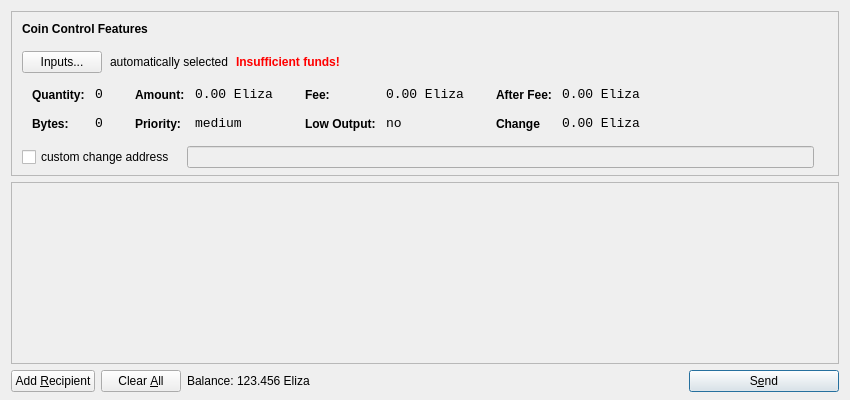
<?xml version="1.0" encoding="UTF-8"?>
<ui version="4.0">
 <class>SendCoinsDialog</class>
 <widget class="QDialog" name="SendCoinsDialog">
  <property name="geometry">
   <rect>
    <x>0</x>
    <y>0</y>
    <width>850</width>
    <height>400</height>
   </rect>
  </property>
  <property name="windowTitle">
   <string>Send Coins</string>
  </property>
  <layout class="QVBoxLayout" name="verticalLayout" stretch="0,1,0">
   <property name="bottomMargin">
    <number>8</number>
   </property>
   <item>
    <widget class="QFrame" name="frameCoinControl">
     <property name="sizePolicy">
      <sizepolicy hsizetype="Expanding" vsizetype="Expanding">
       <horstretch>0</horstretch>
       <verstretch>0</verstretch>
      </sizepolicy>
     </property>
     <property name="maximumSize">
      <size>
       <width>16777215</width>
       <height>16777215</height>
      </size>
     </property>
     <property name="frameShape">
      <enum>QFrame::StyledPanel</enum>
     </property>
     <property name="frameShadow">
      <enum>QFrame::Sunken</enum>
     </property>
     <layout class="QVBoxLayout" name="verticalLayoutCoinControl2">
      <property name="spacing">
       <number>-1</number>
      </property>
      <property name="leftMargin">
       <number>0</number>
      </property>
      <property name="topMargin">
       <number>0</number>
      </property>
      <property name="rightMargin">
       <number>0</number>
      </property>
      <property name="bottomMargin">
       <number>6</number>
      </property>
      <item>
       <layout class="QVBoxLayout" name="verticalLayoutCoinControl" stretch="0,0,0,0,1">
        <property name="spacing">
         <number>0</number>
        </property>
        <property name="leftMargin">
         <number>10</number>
        </property>
        <property name="topMargin">
         <number>10</number>
        </property>
        <item>
         <layout class="QHBoxLayout" name="horizontalLayoutCoinControl1">
          <property name="bottomMargin">
           <number>15</number>
          </property>
          <item>
           <widget class="QLabel" name="labelCoinControlFeatures">
            <property name="sizePolicy">
             <sizepolicy hsizetype="Preferred" vsizetype="Maximum">
              <horstretch>0</horstretch>
              <verstretch>0</verstretch>
             </sizepolicy>
            </property>
            <property name="font">
             <font>
              <weight>75</weight>
              <bold>true</bold>
             </font>
            </property>
            <property name="styleSheet">
             <string notr="true">font-weight:bold;</string>
            </property>
            <property name="text">
             <string>Coin Control Features</string>
            </property>
           </widget>
          </item>
         </layout>
        </item>
        <item>
         <layout class="QHBoxLayout" name="horizontalLayoutCoinControl2" stretch="0,0,0,0">
          <property name="spacing">
           <number>8</number>
          </property>
          <property name="bottomMargin">
           <number>10</number>
          </property>
          <item>
           <widget class="QPushButton" name="pushButtonCoinControl">
            <property name="styleSheet">
             <string notr="true"/>
            </property>
            <property name="text">
             <string>Inputs...</string>
            </property>
           </widget>
          </item>
          <item>
           <widget class="QLabel" name="labelCoinControlAutomaticallySelected">
            <property name="text">
             <string>automatically selected</string>
            </property>
            <property name="margin">
             <number>5</number>
            </property>
           </widget>
          </item>
          <item>
           <widget class="QLabel" name="labelCoinControlInsuffFunds">
            <property name="font">
             <font>
              <weight>75</weight>
              <bold>true</bold>
             </font>
            </property>
            <property name="styleSheet">
             <string notr="true">color:red;font-weight:bold;</string>
            </property>
            <property name="text">
             <string>Insufficient funds!</string>
            </property>
            <property name="margin">
             <number>5</number>
            </property>
           </widget>
          </item>
          <item>
           <spacer name="horizontalSpacerCoinControl">
            <property name="orientation">
             <enum>Qt::Horizontal</enum>
            </property>
            <property name="sizeHint" stdset="0">
             <size>
              <width>40</width>
              <height>1</height>
             </size>
            </property>
           </spacer>
          </item>
         </layout>
        </item>
        <item>
         <widget class="QWidget" name="widgetCoinControl" native="true">
          <property name="sizePolicy">
           <sizepolicy hsizetype="Preferred" vsizetype="Preferred">
            <horstretch>0</horstretch>
            <verstretch>0</verstretch>
           </sizepolicy>
          </property>
          <property name="minimumSize">
           <size>
            <width>0</width>
            <height>0</height>
           </size>
          </property>
          <property name="styleSheet">
           <string notr="true"/>
          </property>
          <layout class="QHBoxLayout" name="horizontalLayoutCoinControl5">
           <property name="margin">
            <number>0</number>
           </property>
           <item>
            <layout class="QHBoxLayout" name="horizontalLayoutCoinControl3" stretch="0,0,0,1">
             <property name="spacing">
              <number>20</number>
             </property>
             <property name="topMargin">
              <number>0</number>
             </property>
             <property name="bottomMargin">
              <number>10</number>
             </property>
             <item>
              <layout class="QFormLayout" name="formLayoutCoinControl1">
               <property name="horizontalSpacing">
                <number>10</number>
               </property>
               <property name="verticalSpacing">
                <number>14</number>
               </property>
               <property name="leftMargin">
                <number>10</number>
               </property>
               <property name="topMargin">
                <number>4</number>
               </property>
               <property name="rightMargin">
                <number>6</number>
               </property>
               <item row="0" column="0">
                <widget class="QLabel" name="labelCoinControlQuantityText">
                 <property name="styleSheet">
                  <string notr="true">font-weight:bold;</string>
                 </property>
                 <property name="text">
                  <string>Quantity:</string>
                 </property>
                 <property name="margin">
                  <number>0</number>
                 </property>
                </widget>
               </item>
               <item row="0" column="1">
                <widget class="QLabel" name="labelCoinControlQuantity">
                 <property name="font">
                  <font>
                   <family>Monospace</family>
                   <pointsize>10</pointsize>
                  </font>
                 </property>
                 <property name="cursor">
                  <cursorShape>IBeamCursor</cursorShape>
                 </property>
                 <property name="contextMenuPolicy">
                  <enum>Qt::ActionsContextMenu</enum>
                 </property>
                 <property name="text">
                  <string>0</string>
                 </property>
                 <property name="margin">
                  <number>0</number>
                 </property>
                 <property name="textInteractionFlags">
                  <set>Qt::LinksAccessibleByMouse|Qt::TextSelectableByKeyboard|Qt::TextSelectableByMouse</set>
                 </property>
                </widget>
               </item>
               <item row="1" column="0">
                <widget class="QLabel" name="labelCoinControlBytesText">
                 <property name="styleSheet">
                  <string notr="true">font-weight:bold;</string>
                 </property>
                 <property name="text">
                  <string>Bytes:</string>
                 </property>
                </widget>
               </item>
               <item row="1" column="1">
                <widget class="QLabel" name="labelCoinControlBytes">
                 <property name="font">
                  <font>
                   <family>Monospace</family>
                   <pointsize>10</pointsize>
                  </font>
                 </property>
                 <property name="cursor">
                  <cursorShape>IBeamCursor</cursorShape>
                 </property>
                 <property name="contextMenuPolicy">
                  <enum>Qt::ActionsContextMenu</enum>
                 </property>
                 <property name="text">
                  <string>0</string>
                 </property>
                 <property name="textInteractionFlags">
                  <set>Qt::LinksAccessibleByMouse|Qt::TextSelectableByKeyboard|Qt::TextSelectableByMouse</set>
                 </property>
                </widget>
               </item>
              </layout>
             </item>
             <item>
              <layout class="QFormLayout" name="formLayoutCoinControl2">
               <property name="horizontalSpacing">
                <number>10</number>
               </property>
               <property name="verticalSpacing">
                <number>14</number>
               </property>
               <property name="leftMargin">
                <number>6</number>
               </property>
               <property name="topMargin">
                <number>4</number>
               </property>
               <property name="rightMargin">
                <number>6</number>
               </property>
               <item row="0" column="0">
                <widget class="QLabel" name="labelCoinControlAmountText">
                 <property name="styleSheet">
                  <string notr="true">font-weight:bold;</string>
                 </property>
                 <property name="text">
                  <string>Amount:</string>
                 </property>
                 <property name="margin">
                  <number>0</number>
                 </property>
                </widget>
               </item>
               <item row="0" column="1">
                <widget class="QLabel" name="labelCoinControlAmount">
                 <property name="font">
                  <font>
                   <family>Monospace</family>
                   <pointsize>10</pointsize>
                  </font>
                 </property>
                 <property name="cursor">
                  <cursorShape>IBeamCursor</cursorShape>
                 </property>
                 <property name="contextMenuPolicy">
                  <enum>Qt::ActionsContextMenu</enum>
                 </property>
                 <property name="text">
                  <string>0.00 Eliza</string>
                 </property>
                 <property name="textInteractionFlags">
                  <set>Qt::LinksAccessibleByMouse|Qt::TextSelectableByKeyboard|Qt::TextSelectableByMouse</set>
                 </property>
                </widget>
               </item>
               <item row="1" column="0">
                <widget class="QLabel" name="labelCoinControlPriorityText">
                 <property name="styleSheet">
                  <string notr="true">font-weight:bold;</string>
                 </property>
                 <property name="text">
                  <string>Priority:</string>
                 </property>
                </widget>
               </item>
               <item row="1" column="1">
                <widget class="QLabel" name="labelCoinControlPriority">
                 <property name="font">
                  <font>
                   <family>Monospace</family>
                   <pointsize>10</pointsize>
                  </font>
                 </property>
                 <property name="cursor">
                  <cursorShape>IBeamCursor</cursorShape>
                 </property>
                 <property name="contextMenuPolicy">
                  <enum>Qt::ActionsContextMenu</enum>
                 </property>
                 <property name="text">
                  <string>medium</string>
                 </property>
                 <property name="textInteractionFlags">
                  <set>Qt::LinksAccessibleByMouse|Qt::TextSelectableByKeyboard|Qt::TextSelectableByMouse</set>
                 </property>
                </widget>
               </item>
              </layout>
             </item>
             <item>
              <layout class="QFormLayout" name="formLayoutCoinControl3">
               <property name="horizontalSpacing">
                <number>10</number>
               </property>
               <property name="verticalSpacing">
                <number>14</number>
               </property>
               <property name="leftMargin">
                <number>6</number>
               </property>
               <property name="topMargin">
                <number>4</number>
               </property>
               <property name="rightMargin">
                <number>6</number>
               </property>
               <item row="0" column="0">
                <widget class="QLabel" name="labelCoinControlFeeText">
                 <property name="styleSheet">
                  <string notr="true">font-weight:bold;</string>
                 </property>
                 <property name="text">
                  <string>Fee:</string>
                 </property>
                 <property name="margin">
                  <number>0</number>
                 </property>
                </widget>
               </item>
               <item row="0" column="1">
                <widget class="QLabel" name="labelCoinControlFee">
                 <property name="font">
                  <font>
                   <family>Monospace</family>
                   <pointsize>10</pointsize>
                  </font>
                 </property>
                 <property name="cursor">
                  <cursorShape>IBeamCursor</cursorShape>
                 </property>
                 <property name="contextMenuPolicy">
                  <enum>Qt::ActionsContextMenu</enum>
                 </property>
                 <property name="text">
                  <string>0.00 Eliza</string>
                 </property>
                 <property name="textInteractionFlags">
                  <set>Qt::LinksAccessibleByMouse|Qt::TextSelectableByKeyboard|Qt::TextSelectableByMouse</set>
                 </property>
                </widget>
               </item>
               <item row="1" column="0">
                <widget class="QLabel" name="labelCoinControlLowOutputText">
                 <property name="styleSheet">
                  <string notr="true">font-weight:bold;</string>
                 </property>
                 <property name="text">
                  <string>Low Output:</string>
                 </property>
                </widget>
               </item>
               <item row="1" column="1">
                <widget class="QLabel" name="labelCoinControlLowOutput">
                 <property name="font">
                  <font>
                   <family>Monospace</family>
                   <pointsize>10</pointsize>
                  </font>
                 </property>
                 <property name="cursor">
                  <cursorShape>IBeamCursor</cursorShape>
                 </property>
                 <property name="contextMenuPolicy">
                  <enum>Qt::ActionsContextMenu</enum>
                 </property>
                 <property name="text">
                  <string>no</string>
                 </property>
                 <property name="textInteractionFlags">
                  <set>Qt::LinksAccessibleByMouse|Qt::TextSelectableByKeyboard|Qt::TextSelectableByMouse</set>
                 </property>
                </widget>
               </item>
              </layout>
             </item>
             <item>
              <layout class="QFormLayout" name="formLayoutCoinControl4">
               <property name="horizontalSpacing">
                <number>10</number>
               </property>
               <property name="verticalSpacing">
                <number>14</number>
               </property>
               <property name="leftMargin">
                <number>6</number>
               </property>
               <property name="topMargin">
                <number>4</number>
               </property>
               <property name="rightMargin">
                <number>6</number>
               </property>
               <item row="0" column="0">
                <widget class="QLabel" name="labelCoinControlAfterFeeText">
                 <property name="styleSheet">
                  <string notr="true">font-weight:bold;</string>
                 </property>
                 <property name="text">
                  <string>After Fee:</string>
                 </property>
                 <property name="margin">
                  <number>0</number>
                 </property>
                </widget>
               </item>
               <item row="0" column="1">
                <widget class="QLabel" name="labelCoinControlAfterFee">
                 <property name="font">
                  <font>
                   <family>Monospace</family>
                   <pointsize>10</pointsize>
                  </font>
                 </property>
                 <property name="cursor">
                  <cursorShape>IBeamCursor</cursorShape>
                 </property>
                 <property name="contextMenuPolicy">
                  <enum>Qt::ActionsContextMenu</enum>
                 </property>
                 <property name="text">
                  <string>0.00 Eliza</string>
                 </property>
                 <property name="textInteractionFlags">
                  <set>Qt::LinksAccessibleByMouse|Qt::TextSelectableByKeyboard|Qt::TextSelectableByMouse</set>
                 </property>
                </widget>
               </item>
               <item row="1" column="0">
                <widget class="QLabel" name="labelCoinControlChangeText">
                 <property name="styleSheet">
                  <string notr="true">font-weight:bold;</string>
                 </property>
                 <property name="text">
                  <string>Change</string>
                 </property>
                </widget>
               </item>
               <item row="1" column="1">
                <widget class="QLabel" name="labelCoinControlChange">
                 <property name="font">
                  <font>
                   <family>Monospace</family>
                   <pointsize>10</pointsize>
                  </font>
                 </property>
                 <property name="cursor">
                  <cursorShape>IBeamCursor</cursorShape>
                 </property>
                 <property name="contextMenuPolicy">
                  <enum>Qt::ActionsContextMenu</enum>
                 </property>
                 <property name="text">
                  <string>0.00 Eliza</string>
                 </property>
                 <property name="textInteractionFlags">
                  <set>Qt::LinksAccessibleByMouse|Qt::TextSelectableByKeyboard|Qt::TextSelectableByMouse</set>
                 </property>
                </widget>
               </item>
              </layout>
             </item>
            </layout>
           </item>
          </layout>
         </widget>
        </item>
        <item>
         <layout class="QHBoxLayout" name="horizontalLayoutCoinControl4" stretch="0,0,0">
          <property name="spacing">
           <number>12</number>
          </property>
          <property name="sizeConstraint">
           <enum>QLayout::SetDefaultConstraint</enum>
          </property>
          <property name="topMargin">
           <number>5</number>
          </property>
          <property name="rightMargin">
           <number>5</number>
          </property>
          <item>
           <widget class="QCheckBox" name="checkBoxCoinControlChange">
            <property name="text">
             <string>custom change address</string>
            </property>
           </widget>
          </item>
          <item>
           <widget class="QLineEdit" name="lineEditCoinControlChange">
            <property name="enabled">
             <bool>false</bool>
            </property>
            <property name="sizePolicy">
             <sizepolicy hsizetype="Expanding" vsizetype="Fixed">
              <horstretch>0</horstretch>
              <verstretch>0</verstretch>
             </sizepolicy>
            </property>
           </widget>
          </item>
          <item>
           <widget class="QLabel" name="labelCoinControlChangeLabel">
            <property name="sizePolicy">
             <sizepolicy hsizetype="Preferred" vsizetype="Expanding">
              <horstretch>0</horstretch>
              <verstretch>0</verstretch>
             </sizepolicy>
            </property>
            <property name="minimumSize">
             <size>
              <width>0</width>
              <height>0</height>
             </size>
            </property>
            <property name="text">
             <string/>
            </property>
            <property name="margin">
             <number>3</number>
            </property>
           </widget>
          </item>
         </layout>
        </item>
        <item>
         <spacer name="verticalSpacerCoinControl">
          <property name="orientation">
           <enum>Qt::Vertical</enum>
          </property>
          <property name="sizeHint" stdset="0">
           <size>
            <width>800</width>
            <height>1</height>
           </size>
          </property>
         </spacer>
        </item>
       </layout>
      </item>
     </layout>
    </widget>
   </item> 
   <item>
    <widget class="QScrollArea" name="scrollArea">
     <property name="widgetResizable">
      <bool>true</bool>
     </property>
     <widget class="QWidget" name="scrollAreaWidgetContents">
      <property name="geometry">
       <rect>
        <x>0</x>
        <y>0</y>
        <width>830</width>
        <height>165</height>
       </rect>
      </property>
      <layout class="QVBoxLayout" name="verticalLayout_2">
       <property name="margin">
        <number>0</number>
       </property>
       <item>
        <layout class="QVBoxLayout" name="entries">
         <property name="spacing">
          <number>6</number>
         </property>
        </layout>
       </item>
       <item>
        <spacer name="verticalSpacer">
         <property name="orientation">
          <enum>Qt::Vertical</enum>
         </property>
         <property name="sizeHint" stdset="0">
          <size>
           <width>20</width>
           <height>40</height>
          </size>
         </property>
        </spacer>
       </item>
      </layout>
     </widget>
    </widget>
   </item>
   <item>
    <layout class="QHBoxLayout" name="horizontalLayout">
     <item>
      <widget class="QPushButton" name="addButton">
       <property name="toolTip">
        <string>Send to multiple recipients at once</string>
       </property>
       <property name="text">
        <string>Add &amp;Recipient</string>
       </property>
       <property name="icon">
        <iconset resource="../bitcoin.qrc">
         <normaloff>:/icons/add</normaloff>:/icons/add</iconset>
       </property>
       <property name="autoDefault">
        <bool>false</bool>
       </property>
      </widget>
     </item>
     <item>
      <widget class="QPushButton" name="clearButton">
       <property name="sizePolicy">
        <sizepolicy hsizetype="Minimum" vsizetype="Fixed">
         <horstretch>0</horstretch>
         <verstretch>0</verstretch>
        </sizepolicy>
       </property>
       <property name="toolTip">
        <string>Remove all transaction fields</string>
       </property>
       <property name="text">
        <string>Clear &amp;All</string>
       </property>
       <property name="icon">
        <iconset resource="../bitcoin.qrc">
         <normaloff>:/icons/remove</normaloff>:/icons/remove</iconset>
       </property>
       <property name="autoRepeatDelay">
        <number>300</number>
       </property>
       <property name="autoDefault">
        <bool>false</bool>
       </property>
      </widget>
     </item>
     <item>
      <layout class="QHBoxLayout" name="horizontalLayout_2">
       <property name="spacing">
        <number>3</number>
       </property>
       <item>
        <widget class="QLabel" name="label">
         <property name="text">
          <string>Balance:</string>
         </property>
        </widget>
       </item>
       <item>
        <widget class="QLabel" name="labelBalance">
         <property name="cursor">
          <cursorShape>IBeamCursor</cursorShape>
         </property>
         <property name="text">
          <string>123.456 Eliza</string>
         </property>
         <property name="textInteractionFlags">
          <set>Qt::LinksAccessibleByMouse|Qt::TextSelectableByKeyboard|Qt::TextSelectableByMouse</set>
         </property>
        </widget>
       </item>
      </layout>
     </item>
     <item>
      <spacer name="horizontalSpacer">
       <property name="orientation">
        <enum>Qt::Horizontal</enum>
       </property>
       <property name="sizeHint" stdset="0">
        <size>
         <width>40</width>
         <height>20</height>
        </size>
       </property>
      </spacer>
     </item>
     <item>
      <widget class="QPushButton" name="sendButton">
       <property name="minimumSize">
        <size>
         <width>150</width>
         <height>0</height>
        </size>
       </property>
       <property name="toolTip">
        <string>Confirm the send action</string>
       </property>
       <property name="text">
        <string>S&amp;end</string>
       </property>
       <property name="icon">
        <iconset resource="../bitcoin.qrc">
         <normaloff>:/icons/send</normaloff>:/icons/send</iconset>
       </property>
       <property name="default">
        <bool>true</bool>
       </property>
      </widget>
     </item>
    </layout>
   </item>
  </layout>
 </widget>
 <resources>
  <include location="../bitcoin.qrc"/>
 </resources>
 <connections/>
</ui>
